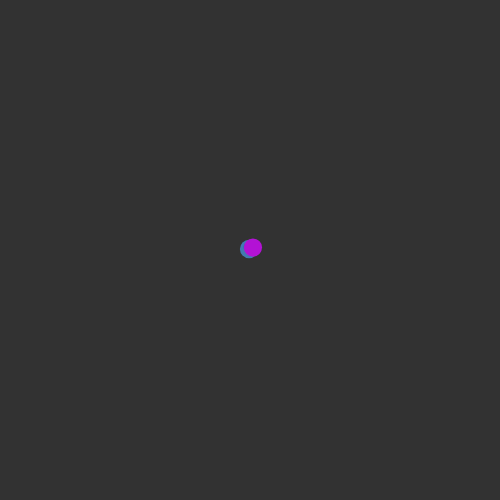
Frame 1 (no input)
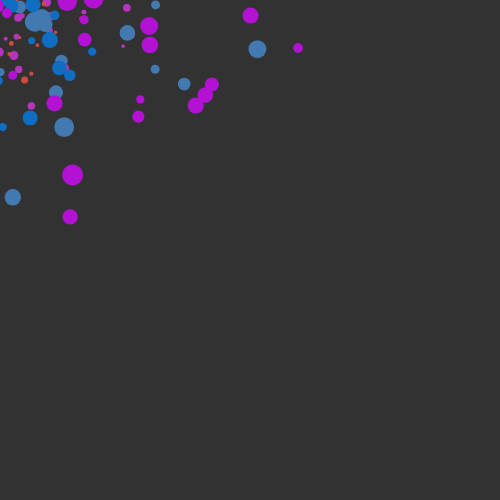
Frame 60 (no input)
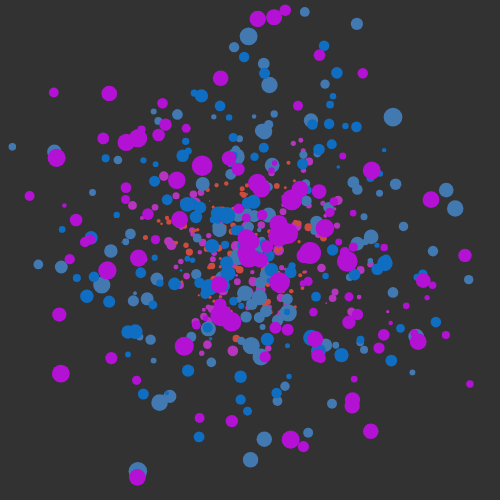
Frame 120 (the mouse pressed at the canvas centre since frame 60)

The p5.js sketch that drew these frames (run headless with seeded random() and noise() and a simulated clock; from frame 60 on, the mouse is pressed at the canvas centre):

// p5.js sketch
// ── sketch.js
let pSystems = [];

function setup() {
  createCanvas(500, 500);
  background(50);

  pSystems.push( new ParticleSystem(width/2, height/2) );
  pSystems.push( new ParticleSystem(width/2, height/2) );
  pSystems.push( new ParticleSystem(width/2, height/2) );
  pSystems.push( new ParticleSystem(width/2, height/2) );
  pSystems.push( new ParticleSystem(width/2, height/2) );
}

function draw() {
  background(50);

  for (let i=0; i<pSystems.length; i++) {
    let ps = pSystems[i];
    ps.generate();
    ps.display();
    ps.limitParticles(200);
    ps.updatePosition(mouseX, mouseY);
  }
}



class Particle {
  constructor(_pos) {
    this.pos = _pos.copy();
    this.vel = new p5.Vector();
    this.acc = new p5.Vector();
    this.mass = random(2, 5);
    this.rad = this.mass;
    this.lifespan = 1.0; // 100%
    this.lifeReduction = random(0.001, 0.007);
    this.isDone = false;
  }
  setVelocity( _vel ) {
    this.vel = _vel.copy();
    return this; // ***
  }
  update() {
    // pos
    this.vel.add(this.acc);
    this.pos.add(this.vel);
    this.acc.mult(0);
    // rotate the vel vector
    this.vel.rotate(0.05);
    // size
    this.rad = this.mass;
  }
  live() {
    this.lifespan -= this.lifeReduction;
    if (this.lifespan <= 0.0) {
      this.lifespan = 0.0;
      this.isDone = true;
    }
  }
  slowDown() {
    this.vel.mult(0.98);
  }
  display() {
    push();
    translate(this.pos.x, this.pos.y);
    scale(this.lifespan);
    //fill(255);
    //noStroke();
    ellipse(0,0, this.rad*2, this.rad*2);
    pop();
  }
  run() {
    this.update();
    this.display();
  }
}


class ParticleSystem {
  constructor(x, y) {
    this.pos = new p5.Vector(x, y);
    this.particles = [];
    this.clr = color(random(255),random(255),random(255));
    this.scl = random(0.5, 2.5);
  }
  updatePosition(x, y) {
    this.pos = new p5.Vector(x, y);
  }
  generate() {
    let p = new Particle( new p5.Vector(0, 0) );
    p.setVelocity( new p5.Vector(random(-4,4),random(-4,4)) );
    this.particles.push( p );
  }
  limitParticles( num ) {
    // reduce the number of particles if it's done
    for (let i = this.particles.length-1; i >= 0; i--) {
      let p = this.particles[i];
      if (p.isDone) {
        this.particles.splice(i, 1);
      }
    }
    // limit the number of the particles
    while (this.particles.length > num) {
      this.particles.splice(0, 1);
    }
  }
  display() {
    push();
    translate(this.pos.x, this.pos.y);
    scale(this.scl);
    //rotate(frameCount * 0.01);

    // update and display
    noStroke();
    fill(this.clr);
    for (let i = 0; i < this.particles.length; i++) {
      let p = this.particles[i];
      p.slowDown();
      p.update();
      p.live();
      p.display();
    }
    pop();
  }
}

















// :D
